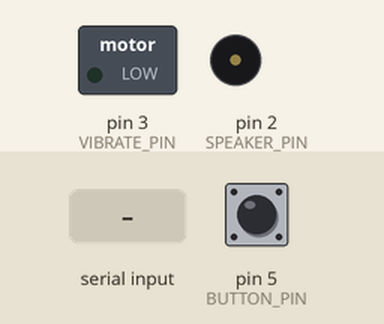
The sketch below on a simulated Arduino Uno, built with avr-gcc and run on an emulated ATmega328P. Shown: switched loads named in the sketch (green lamp = pin HIGH), buzzer (waves = sounding). The inputs (shaded band) are chosen by the test bench; at power-on: pin 5 (BUTTON_PIN) LOW.

Above: at 1.2 s.
1.3 s: "r" received over Serial
At 4.2 s:
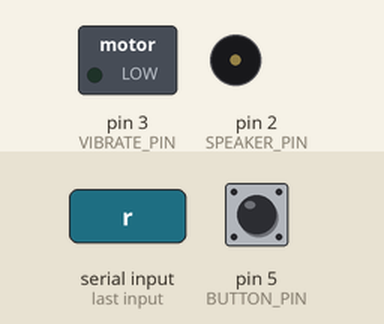
4.3 s: pin 5 (BUTTON_PIN) pulled HIGH for 0.15 s
At 4.9 s:
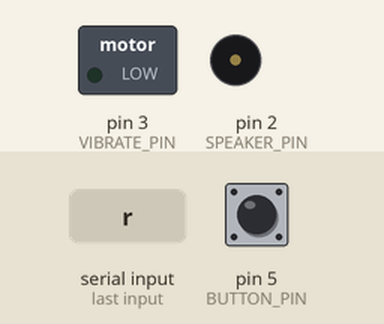
Timing chart, 0 to 7.3 s (numbered marks = the images above; inputs shaded):
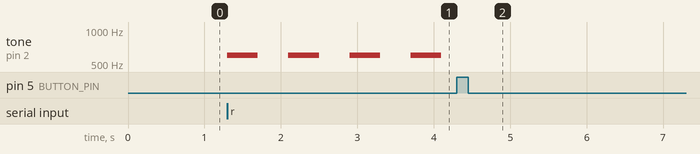

The sketch:

ringing.ino
```cpp
#define BUTTON_PIN 5
#define VIBRATE_PIN 3
#define SPEAKER_PIN 2

int serialData;

// Button data
unsigned long previousButtonMillis = 0;
unsigned char readButtonInterval = 100;
bool previousButtonValue = false;

// Ring data
unsigned long previousRingMillis = 0;
const long ringDuration = 50000;
bool isRinging = false;

// Melody data
unsigned long previousMelodyMillis = 0;
const long melodyDuration = 400;
bool loud = false;

// Perodic ping data
unsigned long previousPingMillis = 0;
const long noPingDuration = 11000;
bool receivedPing = false;

// Transfered settings
bool ringEnabled = true;
bool soundEnabled = true;
bool vibrationEnabled = false;

void setup() {
  Serial.begin(115200);

  pinMode(BUTTON_PIN, INPUT);
  pinMode(VIBRATE_PIN, OUTPUT);
  pinMode(SPEAKER_PIN, OUTPUT);
}

void loop() {
   handleButton();

  // Read incoming data
  if (Serial.available())  {
    serialData = Serial.read();
    handleIncomingData();
    //Serial.println(serialData);
  }

  // Check if ringing is enabled
  if (isRinging) {
    // Check if the ring timer has been run out
    if (millis() - previousRingMillis >= ringDuration) {
      stopRing();
    }
    // Check if there is a melody switch
    if (soundEnabled) {
      if (millis() - previousMelodyMillis >= melodyDuration) {
        if (loud) {
          noTone(SPEAKER_PIN);
        }
        else {
          tone(SPEAKER_PIN, 600);
        }
        loud = !loud;
        previousMelodyMillis = millis();
      }
    }
  }

  // Check if there has been a ping from the smartphone
  if (receivedPing && (millis() - previousPingMillis >= noPingDuration)) {
    if (shouldRing()) {
      startRing();
      receivedPing = false;
    }
  }
}

void handleIncomingData() {
  switch (serialData) {
    case 'r':
      startRing();
      break;
    case 'p':
      stopRing();
      break;
    case 'l':
      vibrationEnabled = false;
      soundEnabled = true;
      break;
    case 's':
      vibrationEnabled = true;
      soundEnabled = false;
      break;
    case 'x':
      ringEnabled = false;
      stopRing();
      break;
    case 'z':
      ringEnabled = true;
      break;
    case 'd':
      receivedPing = false;
      stopRing();
      break;
    default:
      receivedPing = true;
      previousPingMillis = millis();
      break;
  }
}

void handleButton() {
  // Limit how often we read the button
  if (millis() - previousButtonMillis >= readButtonInterval) {
    bool buttonValue = digitalRead(BUTTON_PIN);
    // Check if button value changed
    if (previousButtonValue != buttonValue) {
      previousButtonValue = buttonValue;
      if (buttonValue == HIGH) {
        // Check if device is already ringing to stop it
        if (isRinging) {
          stopRing();
        }
        else {
          // Write to the serial to trigger the smartphone ring
          Serial.write('a');
        }
      }
    }
    previousButtonMillis = millis();
  }
}

bool shouldRing() {
  if (ringEnabled) {
    return true;
  }
  return false;
}

void startRing() {
  isRinging = true;
  previousRingMillis = millis();
  if (vibrationEnabled) {
    digitalWrite(VIBRATE_PIN, HIGH);
  }
}

void stopRing() {
  isRinging = false;
  previousRingMillis = millis();
  digitalWrite(VIBRATE_PIN, LOW);
  noTone(SPEAKER_PIN);
}
```

Measured:
- after the input at 1.3 s, tone on pin 2 (SPEAKER_PIN): alternates 600 Hz for 0.40 s and silent for 0.40 s, starting at once
- after the input at 4.3 s, tone on pin 2 (SPEAKER_PIN): stops changing and stays silent
